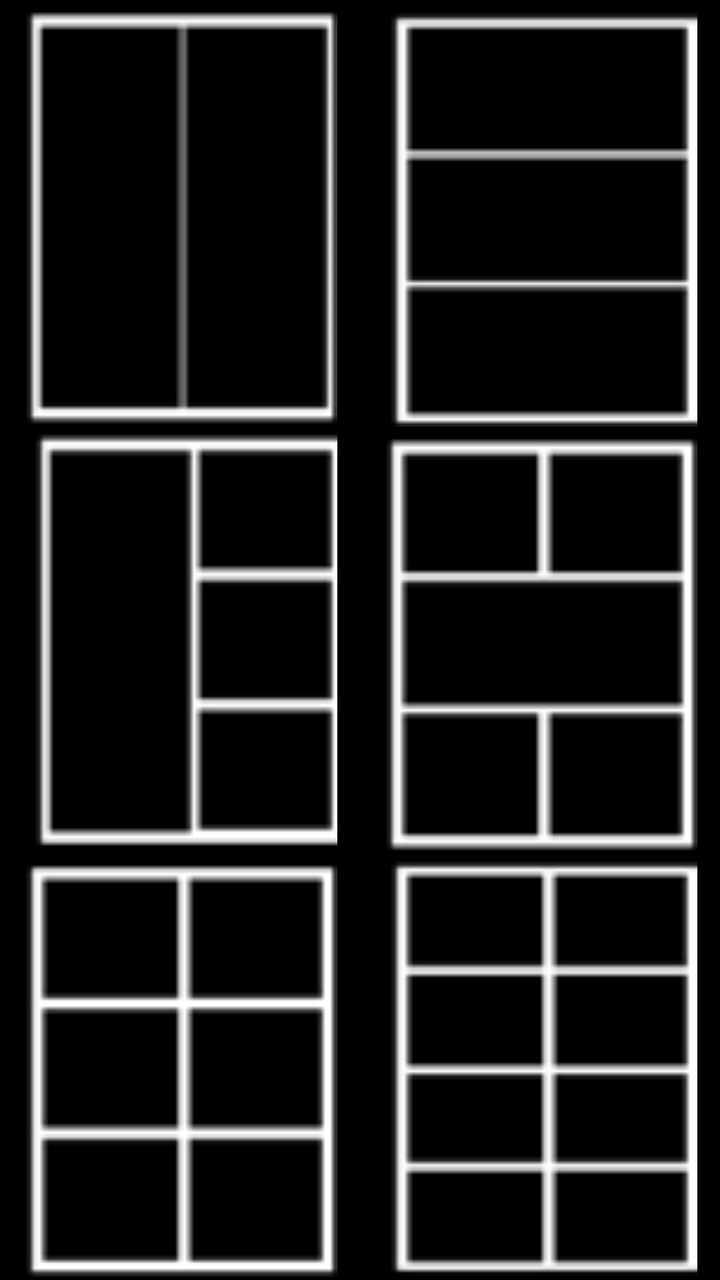
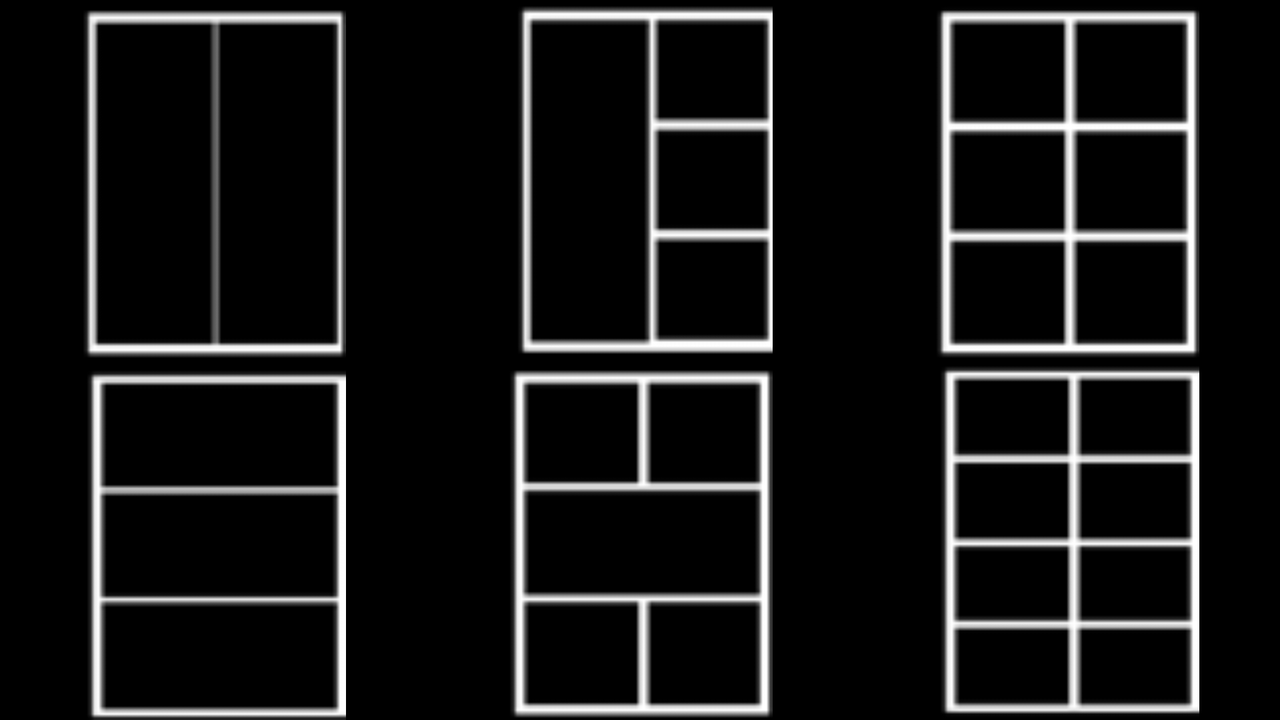

Compare how this app lays out the same screen by default and in its alternative resource folder. The renders come first, then the two layout files and the values they reference.
<!-- AndroidManifest.xml: application theme AppTheme -->
<!-- res/layout/activity_collage_picker.xml -->
<LinearLayout xmlns:android="http://schemas.android.com/apk/res/android"
    xmlns:tools="http://schemas.android.com/tools"
    android:layout_width="match_parent"
    android:layout_height="match_parent"
    android:orientation="vertical"
    tools:context="net.machina.photomanager.CollagePickerActivity"
    android:background="#ff000000">

    <LinearLayout
        android:orientation="horizontal"
        android:layout_width="match_parent"
        android:layout_height="match_parent"
        android:layout_weight="1"
        android:background="#ff000000">

        <ImageView
            android:layout_width="match_parent"
            android:layout_height="match_parent"
            android:id="@+id/btnCollage1"
            android:layout_weight="1"
            android:src="@drawable/kolaz1"
            android:background="#ff000000" />

        <ImageView
            android:layout_width="match_parent"
            android:layout_height="match_parent"
            android:id="@+id/btnCollage2"
            android:layout_weight="1"
            android:background="#ff000000"
            android:src="@drawable/kolaz2" />
    </LinearLayout>

    <LinearLayout
        android:orientation="horizontal"
        android:layout_width="match_parent"
        android:layout_height="match_parent"
        android:layout_weight="1"
        android:background="#ff000000">

        <ImageView
            android:layout_width="match_parent"
            android:layout_height="match_parent"
            android:id="@+id/btnCollage3"
            android:background="#ff000000"
            android:src="@drawable/kolaz3"
            android:layout_weight="1" />

        <ImageView
            android:layout_width="match_parent"
            android:layout_height="match_parent"
            android:id="@+id/btnCollage4"
            android:background="#ff000000"
            android:layout_weight="1"
            android:src="@drawable/kolaz4" />
    </LinearLayout>

    <LinearLayout
        android:orientation="horizontal"
        android:layout_width="match_parent"
        android:layout_height="match_parent"
        android:layout_weight="1"
        android:background="#ff000000">

        <ImageView
            android:layout_width="match_parent"
            android:layout_height="match_parent"
            android:id="@+id/btnCollage5"
            android:background="#ff000000"
            android:layout_weight="1"
            android:src="@drawable/kolaz5" />

        <ImageView
            android:layout_width="match_parent"
            android:layout_height="match_parent"
            android:id="@+id/btnCollage6"
            android:background="#ff000000"
            android:layout_weight="1"
            android:src="@drawable/kolaz6" />
    </LinearLayout>
</LinearLayout>
<!-- resources referenced by this layout -->
<resources>
  <!-- drawable kolaz1: png bitmap (drawable, 566 bytes) -->
  <!-- drawable kolaz2: png bitmap (drawable, 616 bytes) -->
  <!-- drawable kolaz3: png bitmap (drawable, 764 bytes) -->
  <!-- drawable kolaz4: png bitmap (drawable, 828 bytes) -->
  <!-- drawable kolaz5: png bitmap (drawable, 865 bytes) -->
  <!-- drawable kolaz6: png bitmap (drawable, 1003 bytes) -->
  <style name="AppTheme" parent="Theme.AppCompat.NoActionBar">
          
          
      </style>
</resources>
<!-- res/layout-land/activity_collage_picker.xml (the repository's variant of the layout above) -->
<!-- drawn on the phone turned sideways -->
<LinearLayout xmlns:android="http://schemas.android.com/apk/res/android"
    xmlns:tools="http://schemas.android.com/tools"
    android:layout_width="match_parent"
    android:layout_height="match_parent"
    android:orientation="horizontal"
    tools:context="net.machina.photomanager.CollagePickerActivity"
    android:background="#ff000000">

    <LinearLayout
        android:orientation="vertical"
        android:layout_width="match_parent"
        android:layout_height="match_parent"
        android:layout_weight="1"
        android:background="#ff000000">

        <ImageView
            android:layout_width="match_parent"
            android:layout_height="match_parent"
            android:id="@+id/btnCollage1"
            android:layout_weight="1"
            android:src="@drawable/kolaz1"
            android:background="#ff000000" />

        <ImageView
            android:layout_width="match_parent"
            android:layout_height="match_parent"
            android:id="@+id/btnCollage2"
            android:layout_weight="1"
            android:background="#ff000000"
            android:src="@drawable/kolaz2" />
    </LinearLayout>

    <LinearLayout
        android:orientation="vertical"
        android:layout_width="match_parent"
        android:layout_height="match_parent"
        android:layout_weight="1"
        android:background="#ff000000">

        <ImageView
            android:layout_width="match_parent"
            android:layout_height="match_parent"
            android:id="@+id/btnCollage3"
            android:background="#ff000000"
            android:src="@drawable/kolaz3"
            android:layout_weight="1" />

        <ImageView
            android:layout_width="match_parent"
            android:layout_height="match_parent"
            android:id="@+id/btnCollage4"
            android:background="#ff000000"
            android:layout_weight="1"
            android:src="@drawable/kolaz4" />
    </LinearLayout>

    <LinearLayout
        android:orientation="vertical"
        android:layout_width="match_parent"
        android:layout_height="match_parent"
        android:layout_weight="1"
        android:background="#ff000000">

        <ImageView
            android:layout_width="match_parent"
            android:layout_height="match_parent"
            android:id="@+id/btnCollage5"
            android:background="#ff000000"
            android:layout_weight="1"
            android:src="@drawable/kolaz5" />

        <ImageView
            android:layout_width="match_parent"
            android:layout_height="match_parent"
            android:id="@+id/btnCollage6"
            android:background="#ff000000"
            android:layout_weight="1"
            android:src="@drawable/kolaz6" />
    </LinearLayout>
</LinearLayout>
